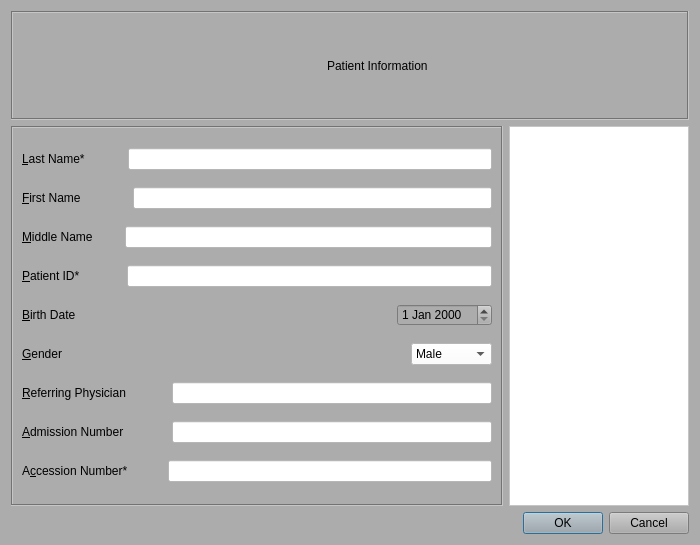
<?xml version="1.0" encoding="UTF-8"?>
<ui version="4.0">
 <class>NewPatientDialog</class>
 <widget class="QDialog" name="NewPatientDialog">
  <property name="geometry">
   <rect>
    <x>0</x>
    <y>0</y>
    <width>700</width>
    <height>545</height>
   </rect>
  </property>
  <property name="windowTitle">
   <string>New Patient Registeration</string>
  </property>
  <property name="styleSheet">
   <string notr="true">background-color: rgb(172, 172, 172);</string>
  </property>
  <layout class="QVBoxLayout" name="verticalLayout_2">
   <item>
    <widget class="QFrame" name="frame_title">
     <property name="frameShape">
      <enum>QFrame::Box</enum>
     </property>
     <property name="frameShadow">
      <enum>QFrame::Sunken</enum>
     </property>
     <layout class="QVBoxLayout" name="verticalLayout_3">
      <item>
       <layout class="QHBoxLayout" name="horizontalLayout_10">
        <item>
         <spacer name="horizontalSpacer_8">
          <property name="orientation">
           <enum>Qt::Horizontal</enum>
          </property>
          <property name="sizeHint" stdset="0">
           <size>
            <width>40</width>
            <height>20</height>
           </size>
          </property>
         </spacer>
        </item>
        <item>
         <widget class="QFrame" name="frame_3">
          <property name="minimumSize">
           <size>
            <width>48</width>
            <height>48</height>
           </size>
          </property>
          <property name="maximumSize">
           <size>
            <width>48</width>
            <height>48</height>
           </size>
          </property>
          <property name="styleSheet">
           <string notr="true">background-image: url(:/assets/images/_48_start_document.png);</string>
          </property>
          <property name="frameShape">
           <enum>QFrame::NoFrame</enum>
          </property>
          <property name="frameShadow">
           <enum>QFrame::Plain</enum>
          </property>
         </widget>
        </item>
        <item>
         <widget class="QLabel" name="titleLbl">
          <property name="styleSheet">
           <string notr="true">font: 75 22pt &quot;Bell MT&quot;;</string>
          </property>
          <property name="text">
           <string>Patient Information</string>
          </property>
         </widget>
        </item>
        <item>
         <spacer name="horizontalSpacer_9">
          <property name="orientation">
           <enum>Qt::Horizontal</enum>
          </property>
          <property name="sizeHint" stdset="0">
           <size>
            <width>40</width>
            <height>20</height>
           </size>
          </property>
         </spacer>
        </item>
       </layout>
      </item>
     </layout>
    </widget>
   </item>
   <item>
    <layout class="QHBoxLayout" name="horizontalLayout_11">
     <item>
      <widget class="QFrame" name="frame">
       <property name="frameShape">
        <enum>QFrame::Box</enum>
       </property>
       <property name="frameShadow">
        <enum>QFrame::Sunken</enum>
       </property>
       <layout class="QVBoxLayout" name="verticalLayout">
        <item>
         <layout class="QHBoxLayout" name="horizontalLayout">
          <item>
           <widget class="QLabel" name="lastNameLbl">
            <property name="text">
             <string>&amp;Last Name*</string>
            </property>
            <property name="buddy">
             <cstring>lastNameLineEdit</cstring>
            </property>
           </widget>
          </item>
          <item>
           <spacer name="horizontalSpacer_2">
            <property name="orientation">
             <enum>Qt::Horizontal</enum>
            </property>
            <property name="sizeType">
             <enum>QSizePolicy::Fixed</enum>
            </property>
            <property name="sizeHint" stdset="0">
             <size>
              <width>37</width>
              <height>20</height>
             </size>
            </property>
           </spacer>
          </item>
          <item>
           <widget class="QLineEdit" name="lastNameLineEdit">
            <property name="toolTip">
             <string extracomment="patient last name"/>
            </property>
            <property name="whatsThis">
             <string>patient last name</string>
            </property>
            <property name="styleSheet">
             <string notr="true">font: 75 14pt &quot;Times New Roman&quot;;
background-color: rgb(255, 255, 255);
</string>
            </property>
           </widget>
          </item>
         </layout>
        </item>
        <item>
         <layout class="QHBoxLayout" name="horizontalLayout_2">
          <item>
           <widget class="QLabel" name="firstNameLbl">
            <property name="text">
             <string>&amp;First Name</string>
            </property>
            <property name="buddy">
             <cstring>firstNameLineEdit</cstring>
            </property>
           </widget>
          </item>
          <item>
           <spacer name="horizontalSpacer">
            <property name="orientation">
             <enum>Qt::Horizontal</enum>
            </property>
            <property name="sizeType">
             <enum>QSizePolicy::Fixed</enum>
            </property>
            <property name="sizeHint" stdset="0">
             <size>
              <width>46</width>
              <height>20</height>
             </size>
            </property>
           </spacer>
          </item>
          <item>
           <widget class="QLineEdit" name="firstNameLineEdit">
            <property name="toolTip">
             <string extracomment="patient first name"/>
            </property>
            <property name="whatsThis">
             <string>patient first name</string>
            </property>
            <property name="styleSheet">
             <string notr="true">font: 75 14pt &quot;Times New Roman&quot;;
background-color: rgb(255, 255, 255);</string>
            </property>
           </widget>
          </item>
         </layout>
        </item>
        <item>
         <layout class="QHBoxLayout" name="horizontalLayout_3">
          <item>
           <widget class="QLabel" name="middleNameLbl">
            <property name="text">
             <string>&amp;Middle Name</string>
            </property>
            <property name="buddy">
             <cstring>middleNameLineEdit</cstring>
            </property>
           </widget>
          </item>
          <item>
           <spacer name="horizontalSpacer_3">
            <property name="orientation">
             <enum>Qt::Horizontal</enum>
            </property>
            <property name="sizeType">
             <enum>QSizePolicy::Fixed</enum>
            </property>
            <property name="sizeHint" stdset="0">
             <size>
              <width>26</width>
              <height>20</height>
             </size>
            </property>
           </spacer>
          </item>
          <item>
           <widget class="QLineEdit" name="middleNameLineEdit">
            <property name="toolTip">
             <string extracomment="middle name"/>
            </property>
            <property name="whatsThis">
             <string>patient middle name</string>
            </property>
            <property name="styleSheet">
             <string notr="true">font: 75 14pt &quot;Times New Roman&quot;;
background-color: rgb(255, 255, 255);</string>
            </property>
           </widget>
          </item>
         </layout>
        </item>
        <item>
         <layout class="QHBoxLayout" name="horizontalLayout_4">
          <item>
           <widget class="QLabel" name="patientIDLbl">
            <property name="text">
             <string>&amp;Patient ID*</string>
            </property>
            <property name="buddy">
             <cstring>patientIdLineEdit</cstring>
            </property>
           </widget>
          </item>
          <item>
           <spacer name="horizontalSpacer_4">
            <property name="orientation">
             <enum>Qt::Horizontal</enum>
            </property>
            <property name="sizeType">
             <enum>QSizePolicy::Fixed</enum>
            </property>
            <property name="sizeHint" stdset="0">
             <size>
              <width>41</width>
              <height>20</height>
             </size>
            </property>
           </spacer>
          </item>
          <item>
           <widget class="QLineEdit" name="patientIdLineEdit">
            <property name="toolTip">
             <string extracomment="patient ID"/>
            </property>
            <property name="whatsThis">
             <string>Primary hospital identification number or code for the patient. Tag(0010,0020)</string>
            </property>
            <property name="styleSheet">
             <string notr="true">font: 75 14pt &quot;Times New Roman&quot;;
background-color: rgb(255, 255, 255);</string>
            </property>
           </widget>
          </item>
         </layout>
        </item>
        <item>
         <layout class="QHBoxLayout" name="horizontalLayout_5">
          <item>
           <widget class="QLabel" name="birthDateLbl">
            <property name="text">
             <string>&amp;Birth Date</string>
            </property>
            <property name="buddy">
             <cstring>dateEdit</cstring>
            </property>
           </widget>
          </item>
          <item>
           <spacer name="horizontalSpacer_10">
            <property name="orientation">
             <enum>Qt::Horizontal</enum>
            </property>
            <property name="sizeHint" stdset="0">
             <size>
              <width>50</width>
              <height>20</height>
             </size>
            </property>
           </spacer>
          </item>
          <item>
           <widget class="QDateEdit" name="dateEdit">
            <property name="sizePolicy">
             <sizepolicy hsizetype="Minimum" vsizetype="Fixed">
              <horstretch>0</horstretch>
              <verstretch>0</verstretch>
             </sizepolicy>
            </property>
            <property name="whatsThis">
             <string>patient birthdate</string>
            </property>
            <property name="styleSheet">
             <string notr="true">font: 75 14pt &quot;Times New Roman&quot;;</string>
            </property>
           </widget>
          </item>
         </layout>
        </item>
        <item>
         <layout class="QHBoxLayout" name="horizontalLayout_6">
          <item>
           <widget class="QLabel" name="GenderLbl">
            <property name="text">
             <string>&amp;Gender</string>
            </property>
            <property name="buddy">
             <cstring>genderComboBox</cstring>
            </property>
           </widget>
          </item>
          <item>
           <spacer name="horizontalSpacer_11">
            <property name="orientation">
             <enum>Qt::Horizontal</enum>
            </property>
            <property name="sizeHint" stdset="0">
             <size>
              <width>40</width>
              <height>20</height>
             </size>
            </property>
           </spacer>
          </item>
          <item>
           <widget class="QComboBox" name="genderComboBox">
            <property name="styleSheet">
             <string notr="true">font: 75 14pt &quot;Times New Roman&quot;;
background-color: rgb(255, 255, 255);</string>
            </property>
            <item>
             <property name="text">
              <string>Male</string>
             </property>
            </item>
            <item>
             <property name="text">
              <string>Female</string>
             </property>
            </item>
            <item>
             <property name="text">
              <string>Unknown</string>
             </property>
            </item>
           </widget>
          </item>
         </layout>
        </item>
        <item>
         <layout class="QHBoxLayout" name="horizontalLayout_7">
          <item>
           <widget class="QLabel" name="refessingPhysicianLbl">
            <property name="text">
             <string>&amp;Referring Physician</string>
            </property>
            <property name="buddy">
             <cstring>referringPhysicianLineEdit</cstring>
            </property>
           </widget>
          </item>
          <item>
           <spacer name="horizontalSpacer_5">
            <property name="orientation">
             <enum>Qt::Horizontal</enum>
            </property>
            <property name="sizeType">
             <enum>QSizePolicy::Fixed</enum>
            </property>
            <property name="sizeHint" stdset="0">
             <size>
              <width>40</width>
              <height>20</height>
             </size>
            </property>
           </spacer>
          </item>
          <item>
           <widget class="QLineEdit" name="referringPhysicianLineEdit">
            <property name="styleSheet">
             <string notr="true">font: 75 14pt &quot;Times New Roman&quot;;
background-color: rgb(255, 255, 255);</string>
            </property>
           </widget>
          </item>
         </layout>
        </item>
        <item>
         <layout class="QHBoxLayout" name="horizontalLayout_8">
          <item>
           <widget class="QLabel" name="admissionNumberLbl">
            <property name="text">
             <string>&amp;Admission Number</string>
            </property>
            <property name="buddy">
             <cstring>admissionNumberLineEdit</cstring>
            </property>
           </widget>
          </item>
          <item>
           <spacer name="horizontalSpacer_6">
            <property name="orientation">
             <enum>Qt::Horizontal</enum>
            </property>
            <property name="sizeType">
             <enum>QSizePolicy::Fixed</enum>
            </property>
            <property name="sizeHint" stdset="0">
             <size>
              <width>42</width>
              <height>20</height>
             </size>
            </property>
           </spacer>
          </item>
          <item>
           <widget class="QLineEdit" name="admissionNumberLineEdit">
            <property name="whatsThis">
             <string>Identification number of the visit as assigned by the healthcare provider. Tag (0038,0010)</string>
            </property>
            <property name="styleSheet">
             <string notr="true">font: 75 14pt &quot;Times New Roman&quot;;
background-color: rgb(255, 255, 255);</string>
            </property>
           </widget>
          </item>
         </layout>
        </item>
        <item>
         <layout class="QHBoxLayout" name="horizontalLayout_9">
          <item>
           <widget class="QLabel" name="accessionNumberLbl">
            <property name="text">
             <string>A&amp;ccession Number*</string>
            </property>
            <property name="buddy">
             <cstring>accessionNumberLineEdit</cstring>
            </property>
           </widget>
          </item>
          <item>
           <spacer name="horizontalSpacer_7">
            <property name="orientation">
             <enum>Qt::Horizontal</enum>
            </property>
            <property name="sizeType">
             <enum>QSizePolicy::Fixed</enum>
            </property>
            <property name="sizeHint" stdset="0">
             <size>
              <width>34</width>
              <height>20</height>
             </size>
            </property>
           </spacer>
          </item>
          <item>
           <widget class="QLineEdit" name="accessionNumberLineEdit">
            <property name="whatsThis">
             <string>A RIS generated number that identifies the order for the Study. Tag (0008,0050)</string>
            </property>
            <property name="styleSheet">
             <string notr="true">font: 75 14pt &quot;Times New Roman&quot;;
background-color: rgb(255, 255, 255);</string>
            </property>
           </widget>
          </item>
         </layout>
        </item>
       </layout>
      </widget>
     </item>
     <item>
      <widget class="QGraphicsView" name="graphicsView">
       <property name="minimumSize">
        <size>
         <width>180</width>
         <height>380</height>
        </size>
       </property>
       <property name="maximumSize">
        <size>
         <width>180</width>
         <height>380</height>
        </size>
       </property>
       <property name="styleSheet">
        <string notr="true">background-color: rgb(255, 255, 255);</string>
       </property>
      </widget>
     </item>
    </layout>
   </item>
   <item>
    <widget class="QDialogButtonBox" name="buttonBox">
     <property name="orientation">
      <enum>Qt::Horizontal</enum>
     </property>
     <property name="standardButtons">
      <set>QDialogButtonBox::Cancel|QDialogButtonBox::Ok</set>
     </property>
    </widget>
   </item>
  </layout>
 </widget>
 <tabstops>
  <tabstop>lastNameLineEdit</tabstop>
  <tabstop>firstNameLineEdit</tabstop>
  <tabstop>middleNameLineEdit</tabstop>
  <tabstop>patientIdLineEdit</tabstop>
  <tabstop>dateEdit</tabstop>
  <tabstop>genderComboBox</tabstop>
  <tabstop>referringPhysicianLineEdit</tabstop>
  <tabstop>admissionNumberLineEdit</tabstop>
  <tabstop>accessionNumberLineEdit</tabstop>
 </tabstops>
 <resources/>
 <connections>
  <connection>
   <sender>buttonBox</sender>
   <signal>accepted()</signal>
   <receiver>NewPatientDialog</receiver>
   <slot>accept()</slot>
   <hints>
    <hint type="sourcelabel">
     <x>224</x>
     <y>366</y>
    </hint>
    <hint type="destinationlabel">
     <x>157</x>
     <y>274</y>
    </hint>
   </hints>
  </connection>
  <connection>
   <sender>buttonBox</sender>
   <signal>rejected()</signal>
   <receiver>NewPatientDialog</receiver>
   <slot>reject()</slot>
   <hints>
    <hint type="sourcelabel">
     <x>262</x>
     <y>367</y>
    </hint>
    <hint type="destinationlabel">
     <x>268</x>
     <y>274</y>
    </hint>
   </hints>
  </connection>
 </connections>
</ui>
